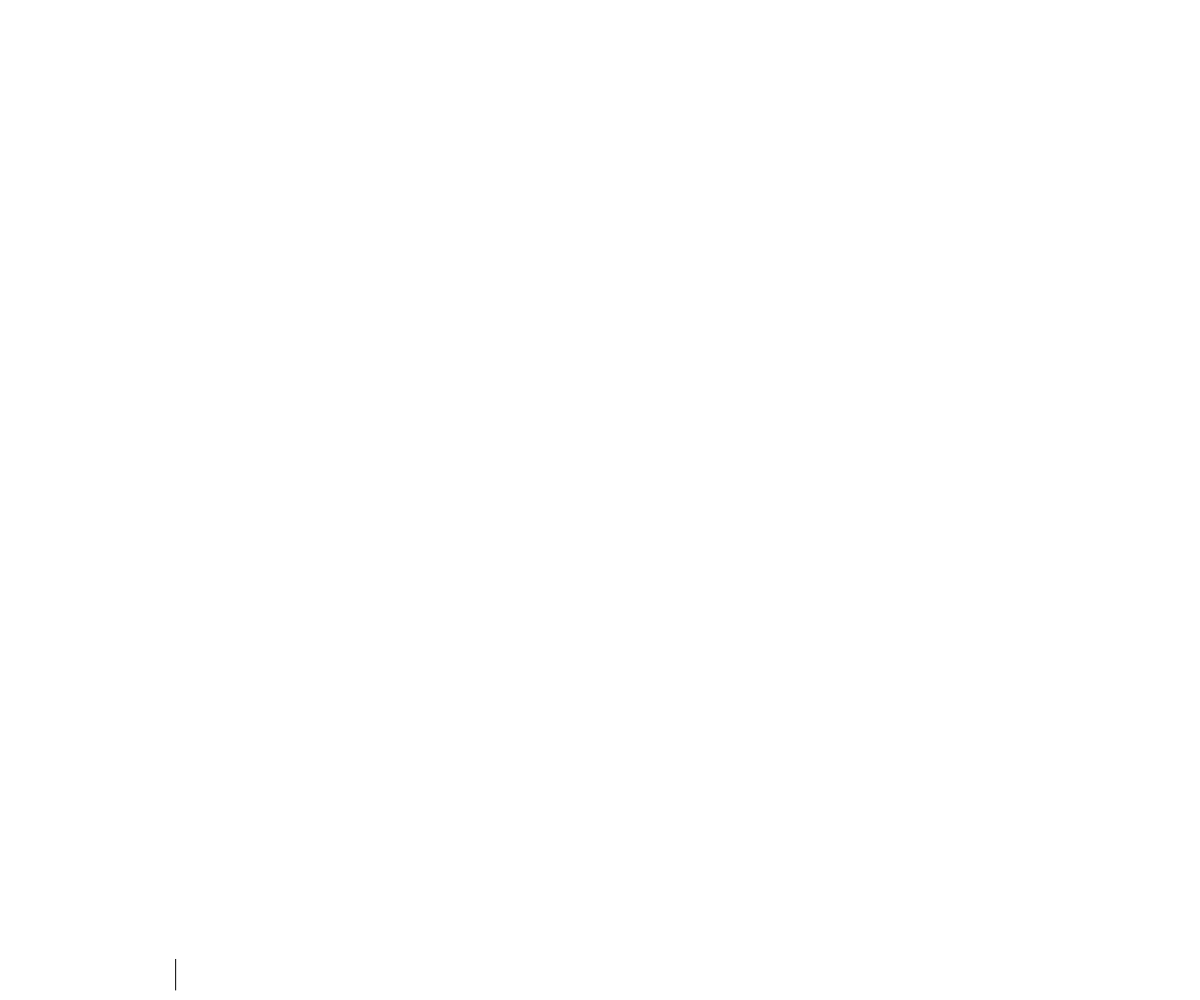
Frame 1 (no input)
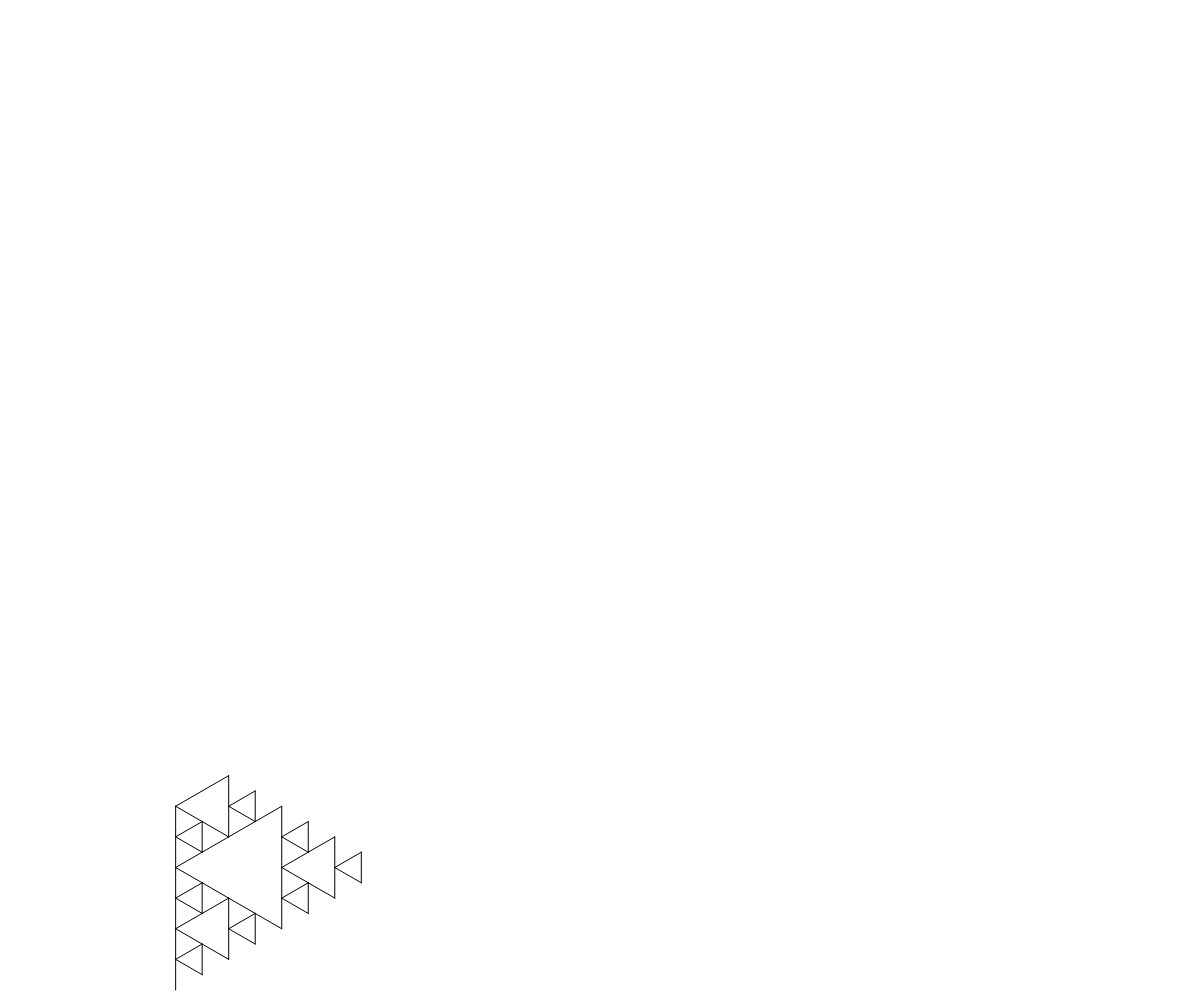
Frame 60 (no input)
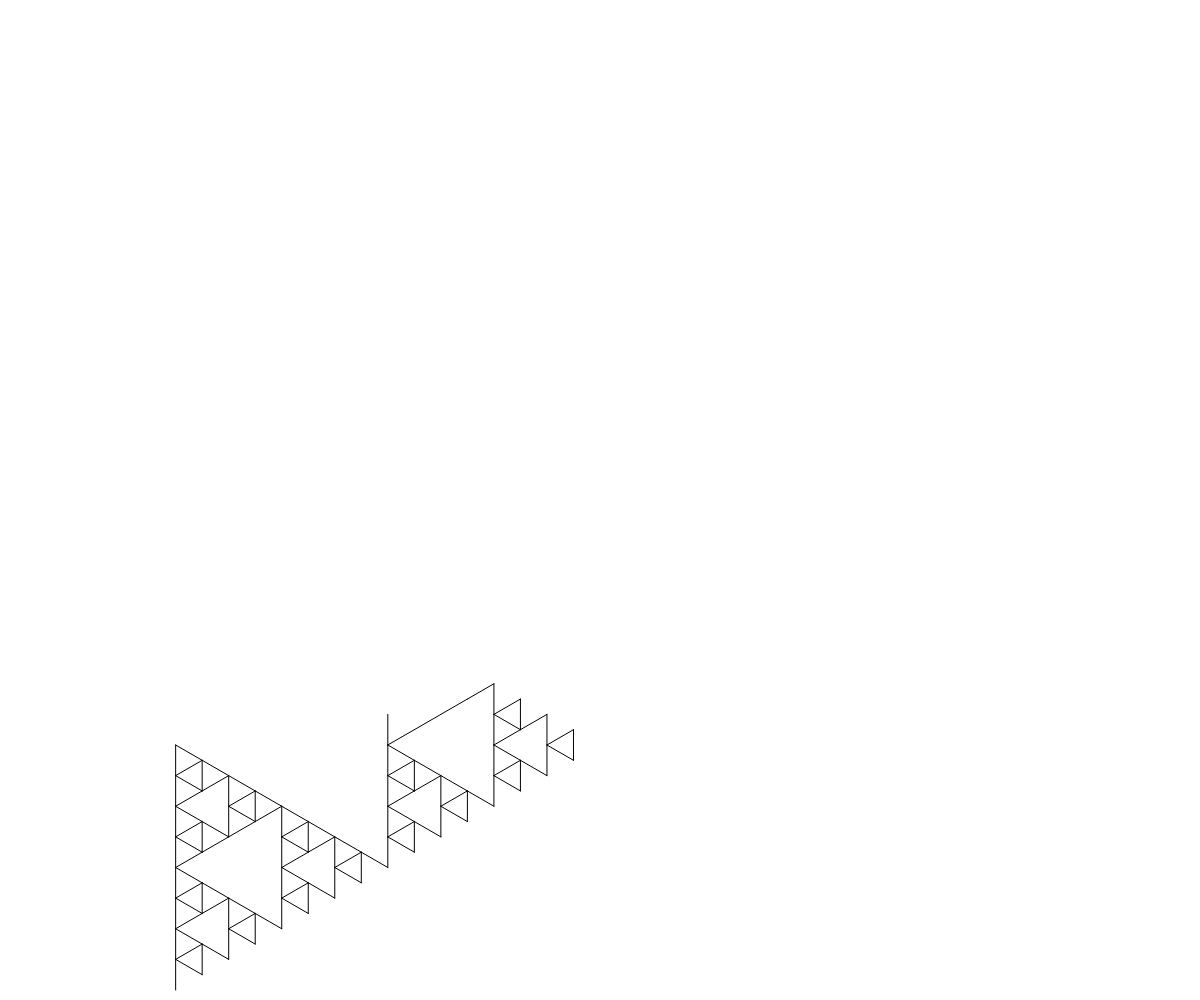
Frame 120 (the mouse pressed at the canvas centre since frame 60)

The p5.js sketch that drew these frames (run headless with seeded random() and noise() and a simulated clock; from frame 60 on, the mouse is pressed at the canvas centre):

// p5.js sketch
// ── sketch.js
var td;
var count = 0;
var t;
var v;
var border = 10;

function setup() {
    canvas = createCanvas(window.innerWidth, window.innerHeight);
    frameRate(30);

    var n = 5;
    t_size = Math.pow(2, n);
    t_len = (height - 2 * border);
    t_height = Math.sqrt(Math.pow(t_len, 2) - Math.pow(t_len/2, 2));
    curve_width = Math.pow(3, n);
    v = t_len / t_size;

    td = sierpinski(n);
    console.log(td);
    t = new Turtle(width/2 - t_height/2, height - border, 3*PI/2);
}

function draw() {
    var next = false;
    while (!next && count < td.length) {
        switch(td[count]) {
            case 'F':
                t.draw(v);
                next = true;
                break;
            case 'G':
                t.draw(v);
                next = true;
                break;
            case '+':
                t.turn(-2 * PI/3);
                break;
            case '-':
                t.turn(2 * PI/3);
                break;
        }
        count += 1;
    }
}

function Turtle (x, y, r) {
    this.x = x;
    this.y = y;
    this.r = r;

    this.stack = [];

    this.draw = function(n) {
        new_x = this.x + cos(this.r) * n;
        new_y = this.y + sin(this.r) * n;
        line(this.x, this.y, new_x, new_y);
        this.x = new_x;
        this.y = new_y;
    }

    this.turn = function(p) {
        this.r = this.r + p;
    }

    this.save = function() {
        state = [this.x, this.y, this.r].join();
        this.stack.push(state);
    }
    
    this.restore = function() {
        state_string = this.stack.pop()
        newstate = state_string.split(',');
        console.log(newstate);
        this.x = float(newstate[0]);
        this.y = float(newstate[1]);
        this.r = float(newstate[2]);
    } 
}

function stprocessor(s) {
    var p;
    switch(s) {
        case 'F':
            p = 'F-G+F+G-F';
            break;
        case 'G':
            p = 'GG';
            break;
        default:
            p = s;
    }
    return p
}

function lsystem(state, rule, n) {
    var newstate = "";

    if (n == 0) {
        return state;
    }
    else {
        for (var i = 0; i < state.length; i++) {
            newstate += rule(state[i]);
        };
        return lsystem(newstate, rule, n - 1)
    }
}

function sierpinski(n) {
    return lsystem('F-G-G', stprocessor, n);
}

window.onresize = function() {
    var w = window.innerWidth;
    var h = window.innerHeight;  
    canvas.size(w,h);
    width = w;
    height = h;
};
